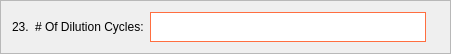
           <widget class="QFrame" name="frame_15">
            <property name="geometry">
             <rect>
              <x>60</x>
              <y>720</y>
              <width>451</width>
              <height>51</height>
             </rect>
            </property>
            <property name="frameShape">
             <enum>QFrame::StyledPanel</enum>
            </property>
            <property name="frameShadow">
             <enum>QFrame::Raised</enum>
            </property>
            <layout class="QHBoxLayout" name="horizontalLayout_15">
             <item>
              <widget class="QLabel" name="label_37">
               <property name="styleSheet">
                <string notr="true">color: black;
font: 12pt &quot;Segoe UI&quot;;</string>
               </property>
               <property name="text">
                <string>23.</string>
               </property>
              </widget>
             </item>
             <item>
              <widget class="QLabel" name="label_38">
               <property name="styleSheet">
                <string notr="true">color: black;
font: 12pt &quot;Segoe UI&quot;;</string>
               </property>
               <property name="text">
                <string># Of Dilution Cycles:</string>
               </property>
              </widget>
             </item>
             <item>
              <widget class="QLineEdit" name="nombre_line_edit_12">
               <property name="minimumSize">
                <size>
                 <width>0</width>
                 <height>30</height>
                </size>
               </property>
               <property name="styleSheet">
                <string notr="true">background-color: white;
border: 1px solid #ff6e40;</string>
               </property>
              </widget>
             </item>
             <item>
              <widget class="QLabel" name="label_39">
               <property name="styleSheet">
                <string notr="true">color: black;
font: 12pt &quot;Segoe UI&quot;;</string>
               </property>
               <property name="text">
                <string/>
               </property>
              </widget>
             </item>
            </layout>
           </widget>
